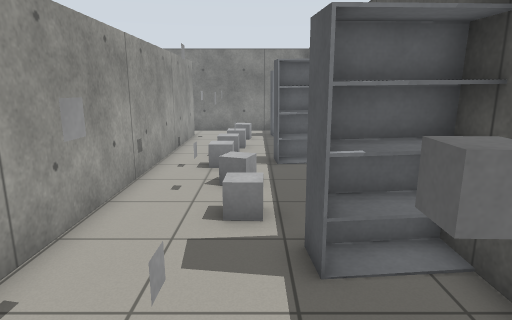
View 1 (above)

14 first-person views from a walk through a world built for the Gazebo simulator. The camera is 1.3 m above the floor, tilts 12° down and sees 75° across. The floor is counted in squares, 0.5 m on a side. Each view is taken from the middle of a square. On the plan, view 1 faces up. The plan holds only what a view shows up to about 20 squares ahead; the rest is blank. Simple shapes stand in for some stock models. Surface patterns are stand-ins for the level's own textures.

View 2
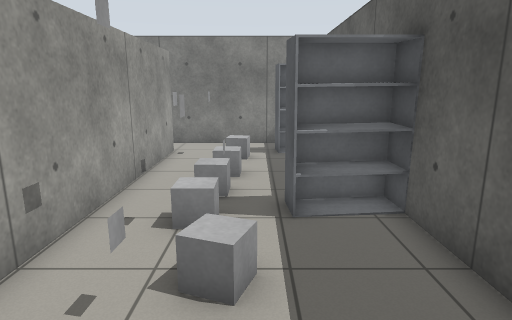

View 3
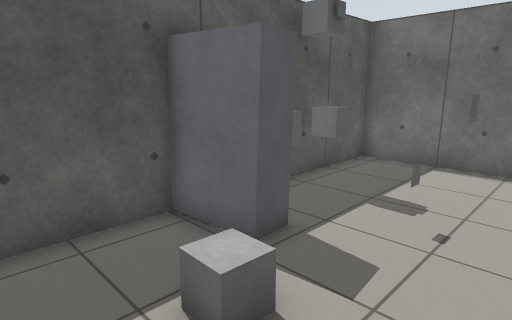

View 4
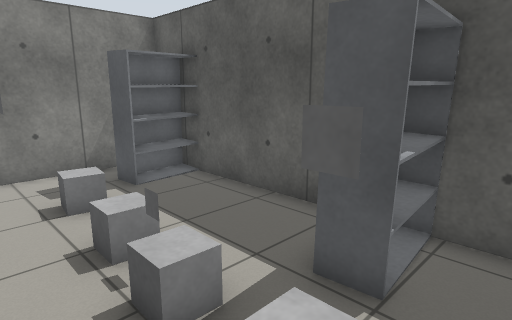

View 5
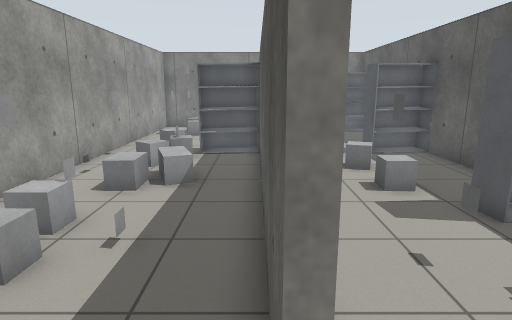

View 6
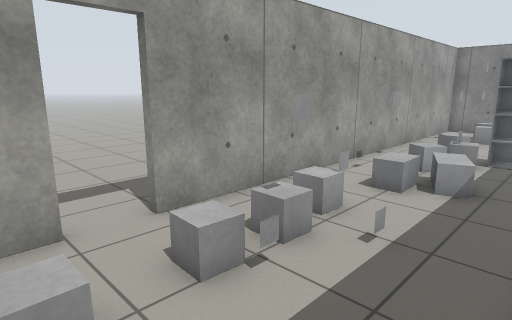

View 7
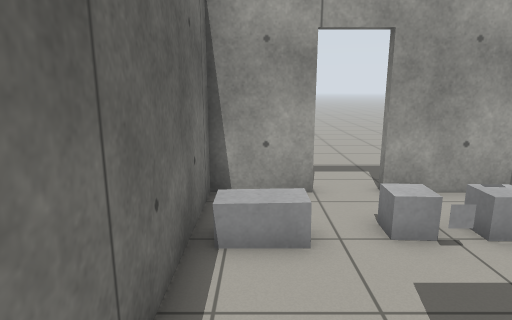

View 8
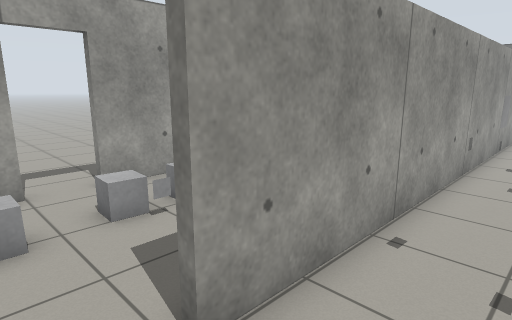

View 9
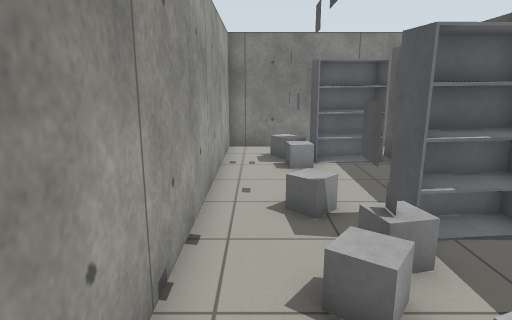

View 10
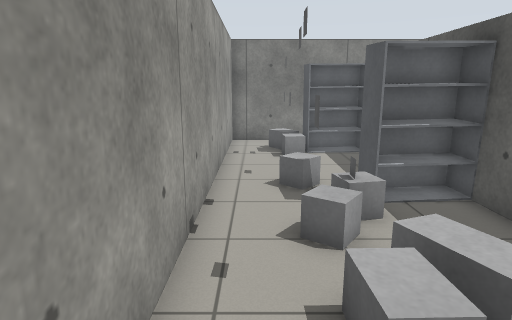

View 11
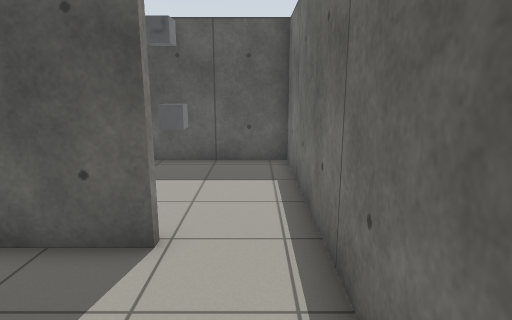

View 12
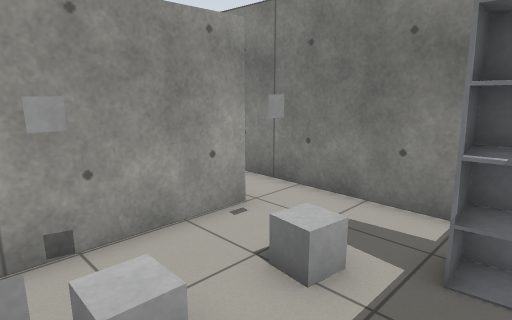

View 13
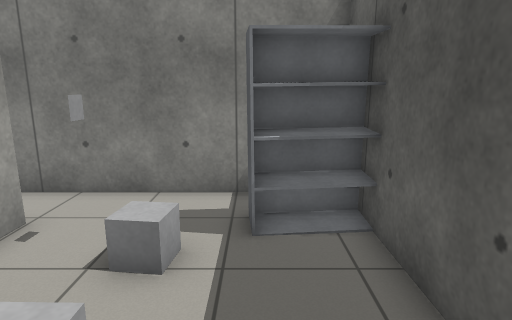

View 14
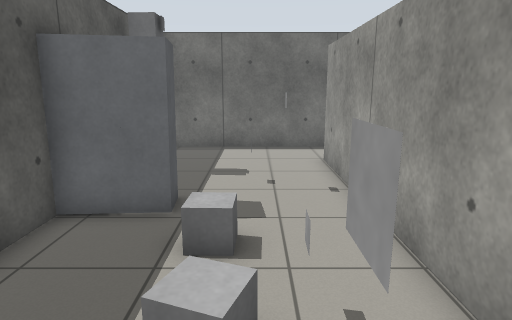

### Floor plan
Points are (right, up) in squares from view 1. A wall is a line through its corners. A room is listed if a view was taken in it or the views show most of it. See-through windows are left out.
Room 1 (views 1, 2, 3, 4, 7, 8, 12, 13, 14)
walls: (3.2, 5.6) (3.2, 11.5); (3.2, 14) (3.2, 18.4); (3.2, 3.6) (3.2, 4.6); (-3.5, 19.3) (-3.5, -0.4); (-3.5, -3.2) (3.2, -3.2) (3.2, 1.9); (1.6, 21.2) (-3.6, 21.2)
ways out: opening at (-4, -1.5) to room 2; opening at (-4, 20) to room 2
objects: grey box (-2, 3); grey box (-2, 9); grey box (-2, 10); grey box (-2, 15); grey box (-2, 18); grey box (-1, 3); grey box (-1, 9) to (0, 9); grey box (-1, 11); grey box (-1, 13); grey box (-1, 14); grey box (-1, 15); grey box (-1, 18) to (0, 18); grey box (0, 7); shelf (1, 4) to (3, 5); shelf (1, 12) to (3, 12); shelf (1, 19) to (3, 19); grey box (2, 1); grey box (2, 3) to (2, 4)
Room 2 (views 5, 6, 9, 10, 11)
walls: (-3.8, 9.9) (-3.8, 11.5); (-3.8, -0.4) (-3.8, 8.3); (-3.8, 18.4) (-3.8, 19.3); (-10.2, -0.5) (-10.2, -3.2) (-3.5, -3.2); (-3.6, 21.2) (-10.2, 21.2) (-10.2, 1.3)
ways out: opening at (-4, -1.5) to room 1; opening at (-4, 20) to room 1; open door at (-10, 0.5)
objects: grey box (-8, -2) to (-7, -1); grey box (-8, 1); grey box (-8, 2) to (-7, 3); grey box (-8, 4); grey box (-8, 5); grey box (-8, 7) to (-7, 7); grey box (-8, 8); grey box (-8, 9); other object (-8, 10); grey box (-8, 11); grey box (-8, 13) to (-7, 13); other object (-8, 14); other object (-8, 17); grey box (-8, 19) to (-7, 19); grey box (-7, 1); grey box (-7, 7) to (-6, 8); grey box (-7, 10); grey box (-7, 11); grey box (-7, 17) to (-7, 18); grey box (-6, 3); shelf (-6, 12) to (-4, 12); shelf (-6, 18) to (-5, 19)

Where each view was taken, in squares from view 1:
view 1: 0 up, 0 right, facing up
view 2: 5 up, 0 right, facing up
view 3: 9 up, 3 left, facing down-right
view 4: 10 up, 3 left, facing up-right
view 5: 2 down, 4 left, facing up
view 6: 2 down, 4 left, facing up-left
view 7: 2 down, 2 left, facing left
view 8: 2 down, 1 left, facing up-left
view 9: 6 up, 9 left, facing up
view 10: 4 up, 9 left, facing up
view 11: 2 down, 9 left, facing right
view 12: 14 up, 2 right, facing up-left
view 13: 13 up, 1 right, facing up
view 14: 12 up, 1 left, facing down
